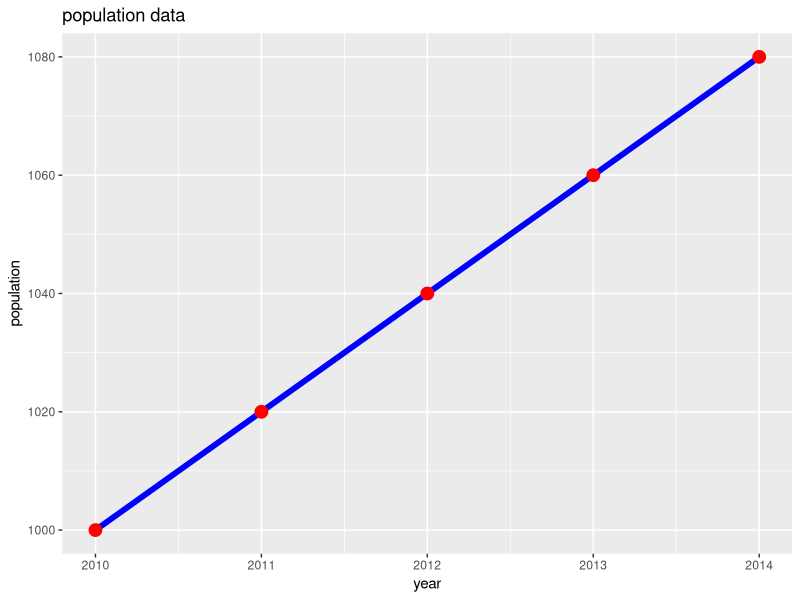

Here is the R script that generated this plot:
library(ggplot2)
population_data=data.frame(
  year=c(2010,2011,2012,2013,2014),
  population=c(1000,1020,1040,1060,1080)
)
ggplot(population_data, aes(x=year, y=population))+
  geom_line(color="blue",size=2)+
  geom_point(color="red",size=4)+
  labs(x="year",
       y="population",
       title="population data")
